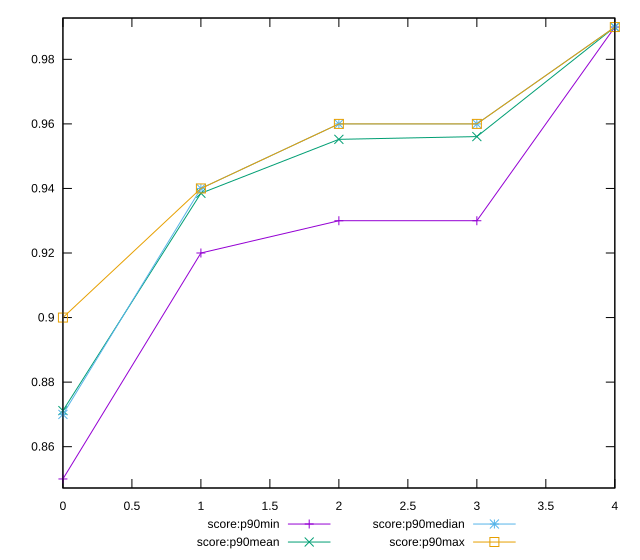

Here is the gnuplot script that generated this plot:
reset

$scoreP90Min <<EOF
0 0.85
1 0.92
2 0.93
3 0.93
4 0.99
EOF

$scoreP90Mean <<EOF
0 0.8711702127659574
1 0.9385106382978714
2 0.9552127659574455
3 0.956063829787233
4 0.9899999999999988
EOF

$scoreP90Median <<EOF
0 0.87
1 0.94
2 0.96
3 0.96
4 0.99
EOF

$scoreP90Max <<EOF
0 0.9
1 0.94
2 0.96
3 0.96
4 0.99
EOF

set key outside below
set xrange [0:4]
set yrange [0.8472:0.9928]
set trange [0.8472:0.9928]
set terminal svg size 640, 560 enhanced background rgb 'white'
set output "report_00019_2021-02-10T18-14-37.922Z//first-contentful-paint/progression/score.svg"

plot $scoreP90Min title "score:p90min" with linespoints, \
     $scoreP90Mean title "score:p90mean" with linespoints, \
     $scoreP90Median title "score:p90median" with linespoints, \
     $scoreP90Max title "score:p90max" with linespoints

reset
